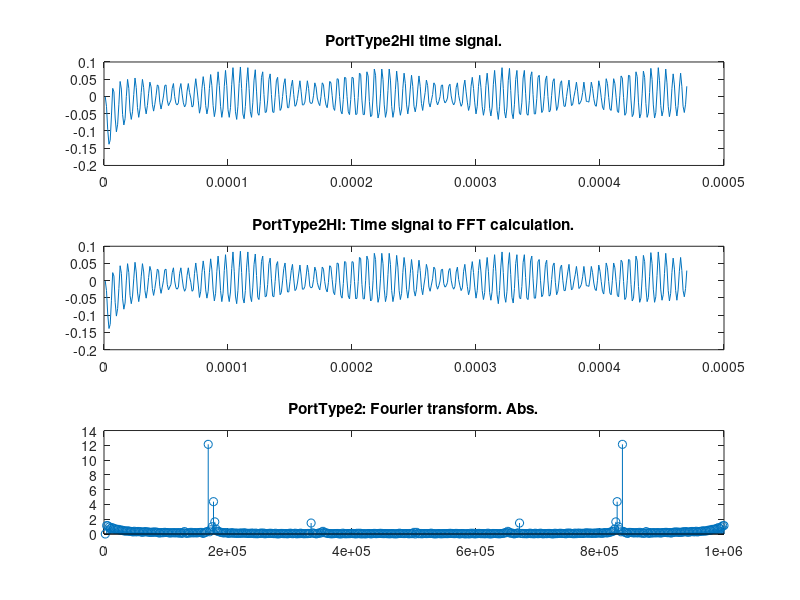

MATLAB code for this plot:
%mducng/SoC/D2/G2touch
%%%%%%%%%%%%%%%%%%%%%%%%%%%%%%%%%%%%%%%%%%%%%%%%%%%%%%%%%%%%%%%%%%%%%%%%%%%
clc;
clear;
close all;
%%%%%%%%%%%%%%%%%%%%%%%%%%%%%%%%%%%%%%%%%%%%%%%%%%%%%%%%%%%%%%%%%%%%%%%%%%%
% load txt file
load EVB1M.txt;
dataraw             = EVB1M;
temp                = size(dataraw);
length_full         = temp(1);
x_full              = dataraw;
%%%%%%%%%%%%%%%%%%%%%%%%%%%%%%%%%%%%%%%%%%%%%%%%%%%%%%%%%%%%%%%%%%%%%%%%%%%
Fs                  = 10^6;  
dt                  = 1/Fs;
t_full              = (0:1:length_full-1)*dt;
%%%%%%%%%%%%%%%%%%%%%%%%%%%%%%%%%%%%%%%%%%%%%%%%%%%%%%%%%%%%%%%%%%%%%%%%%%%
% load PortType2:
x_PortType2_raw     = x_full(11047:1:11047+470-1);
% Substract mean:
x_PortType2         = x_PortType2_raw - mean(x_PortType2_raw);
t_PortType2         = (1:1:length(x_PortType2))*dt;
% FFT calculation for DigitalLF
Nfft                = length(x_PortType2);
deltaF              = Fs/Nfft;
tVectors            = (1:Nfft)*dt;
fVectors            = (1:Nfft)*deltaF;
% DigitalLF part to FFT calculation
fftPortType2Tem     = fft(x_PortType2(1:1:Nfft),Nfft);
fftPortType2        = abs(fftPortType2Tem);
%%%%%%%%%%%%%%%%%%%%%%%%%%%%%%%%%%%%%%%%%%%%%%%%%%%%%%%%%%%%%%%%%%%%%%%%%%%
% plot Full PortType2
figure(8);
subplot(3,1,1);
plot(t_PortType2,x_PortType2);
title('PortType2HI time signal.');
% plot time signal
subplot(3,1,2);
plot(tVectors,x_PortType2(1:Nfft));
title("PortType2HI: Time signal to FFT calculation.");
%axis([0 Nfft*1/Fs 0 1*scale]);
% plot fft output
subplot(3,1,3);
stem(fVectors,fftPortType2);
title('PortType2: Fourier transform. Abs.'); 
%axis([0 Fs 0 Nfft/2*scale]);
%axis([0 Fs 0 25]);
%%%%%%%%%%%%%%%%%%%%%%%%%%%%%%%%%%%%%%%%%%%%%%%%%%%%%%%%%%%%%%%%%%%%%%%%%%%